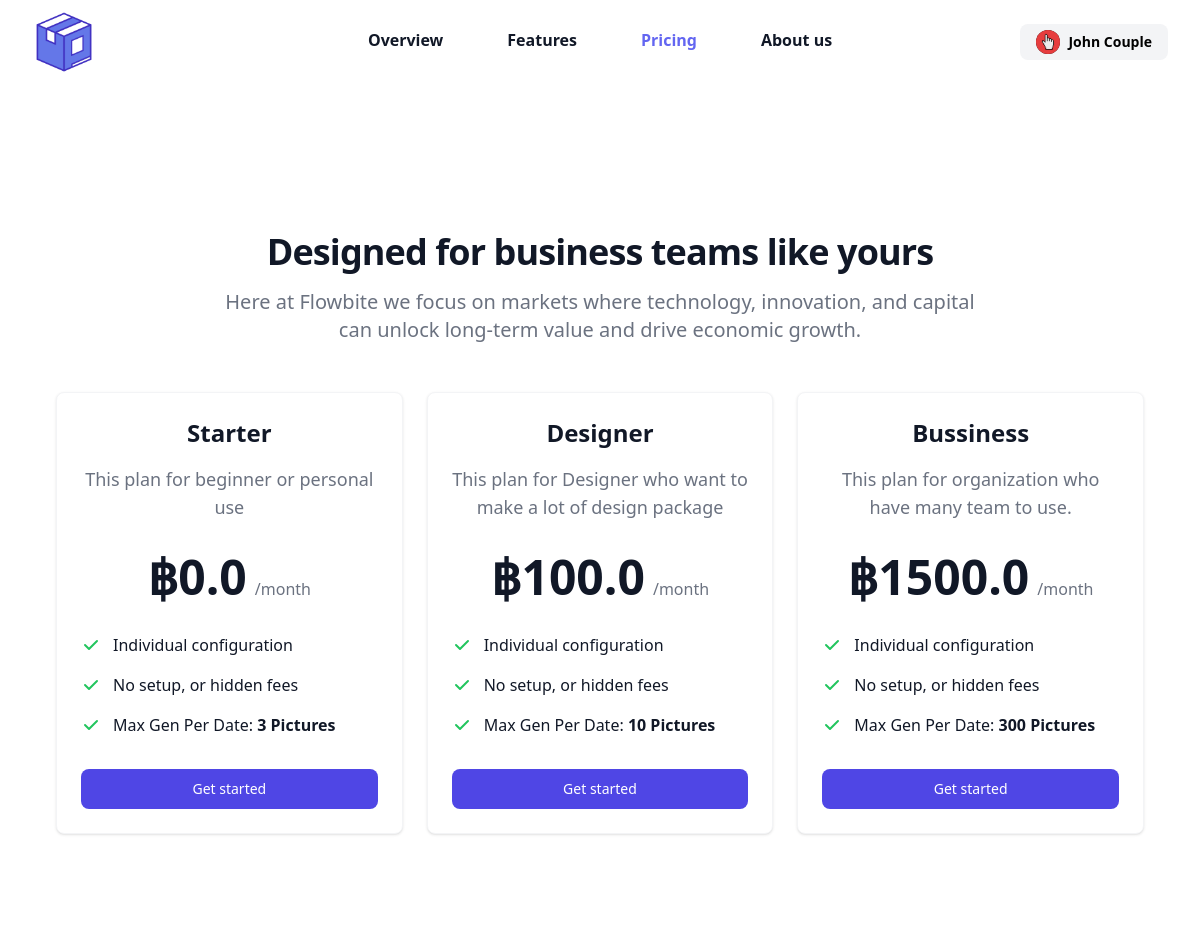
/pricing/ (signed in), run on the app's committed database.
### app_gen/models.py (models this page shows, shortened)
class Class(models.Model):
    class_id = models.BigAutoField(auto_created=True, primary_key=True, serialize=False, verbose_name='ID')
    class_name = models.CharField(max_length=100,null=False)
    class_detail = models.CharField(max_length=1000,default="")
    class_price = models.FloatField(default=0,null=False)
    max_gen_per_date = models.IntegerField(default=0,null=False)
    class Meta:
        verbose_name_plural = "Classes"

### app_gen/views.py (the view)
# urls.py: path('pricing/',views.market,name='market'),
def market(request):
    classes = Class.objects.all()
    logined  = loginCheck(request)
    context = {}
    if logined:
        username = request.session['username']
        pic = request.session['pic']
        context = {'logined':logined,'username':username,'pic':pic,'classes': classes}
    else:
        context = {'classes': classes}
    if request.method == 'POST':
        selected = request.POST['plan']
        print(selected)
    return render(request,'app_gen/market.html',context)

### app_gen/views.py (called while the page is built)
def loginCheck(request):
    if 'uid' in request.session:
        request.session['logined'] = True
        return True
    else:
        return False

### app_gen/templates/app_gen/market.html (shortened to what this page needs)
{% extends 'app_gen/components/base.html' %}
{% block content %}
  <div class="bg-white-100">
    <div class="mx-auto max-w-2xl py-16 px-4 sm:py-24 sm:px-6 lg:max-w-7xl lg:px-8">
      <form method="post" action="/transections/" class="bg-white dark:bg-gray-900">
        <div class="py-8 px-4 mx-auto max-w-screen-xl lg:py-16 lg:px-6">
            <div class="mx-auto max-w-screen-md text-center mb-8 lg:mb-12">
                <h2 class="textup mb-4 text-4xl tracking-tight font-extrabold text-gray-900 dark:text-white">Designed for business teams like yours</h2>
                <p class="mb-5 textup font-light text-gray-500 sm:text-xl dark:text-gray-400">Here at Flowbite we focus on markets where technology, innovation, and capital can unlock long-term value and drive economic growth.</p>
            </div>
            <div class=" space-y-8 lg:grid lg:grid-cols-3 sm:gap-6 xl:gap-10 lg:space-y-0">
                {% for P in classes %}
                <div class="textup flex flex-col p-6 mx-auto max-w-lg text-center text-gray-900 bg-white rounded-lg border border-gray-100 shadow dark:border-gray-600 xl:p-8 dark:bg-gray-800 dark:text-white">
                    <h3 class="mb-4 text-2xl font-semibold">{{P.class_name}}</h3>
                    <p class="font-light text-gray-500 sm:text-lg dark:text-gray-400">{{P.class_detail}}</p>
                    <div class="flex justify-center items-baseline my-8">
                        <span class="mr-2 text-5xl font-extrabold">฿{{P.class_price}}</span>
                        <span class="text-gray-500 dark:text-gray-400">/month</span>
                    </div>
                    <ul role="list" class="mb-8 space-y-4 text-left">
                        <li class="flex items-center space-x-3">
                            <span>Individual configuration</span>
                        </li>
                        <li class="flex items-center space-x-3">
                            <span>No setup, or hidden fees</span>
                        </li>
                        <li class="flex items-center space-x-3">
                            <span>Max Gen Per Date: <span class="font-semibold">{{P.max_gen_per_date}} Pictures</span></span>
                        </li>
                    </ul>
                    <button type="submit" name="plan" value="{{ P.class_name }}" class="text-white bg-indigo-600 hover:bg-indigo-700 focus:ring-4 focus:ring-primary-200 font-medium rounded-lg text-sm px-5 py-2.5 text-center dark:text-white  dark:focus:ring-primary-900">Get started</button>
                </div>
               {% endfor %}
            </div>
        </div>
      </form>
    </div>
  </div>
  {% endblock  %}

### data on the page
Class: class_name "Starter", class_detail "This plan for beginner or personal use", class_price "0.0", max_gen_per_date "3"
Class: class_name "Designer", class_detail "This plan for Designer who want to make a lot of design package", class_price "100.0", max_gen_per_date "10"
Class: class_name "Bussiness", class_detail "This plan for organization who have many team to use.", class_price "1500.0", max_gen_per_date "300"

### other printed values
{{ request.session.username }} "John Couple"
